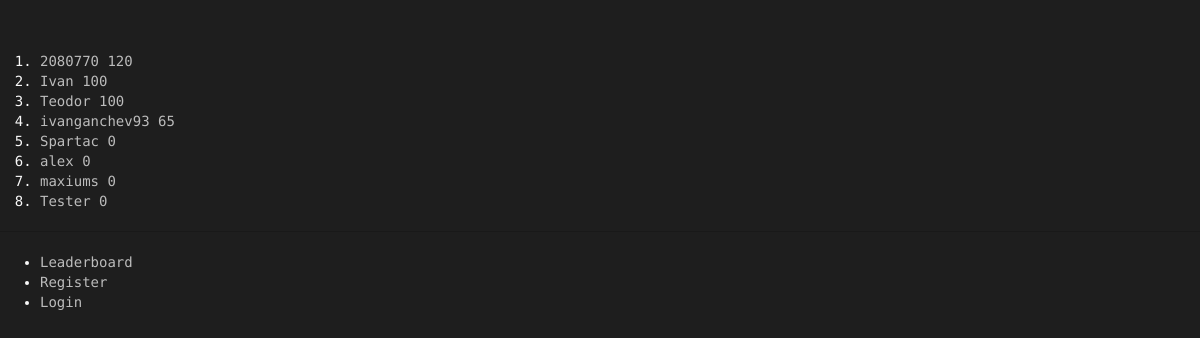
Page /Spartacus/leaderboard/ on the earlier database version.
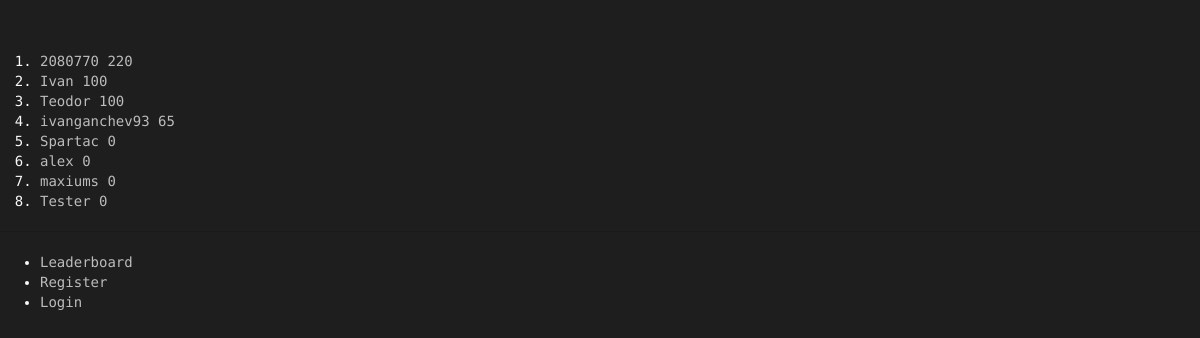
Same page on the later database version.
### Spartacus/models.py (models this page shows, shortened)
class Avatar(models.Model):
    user = models.OneToOneField(User)
    picture = models.ImageField(upload_to='profile_images', blank=True)
    cash = models.IntegerField(default = 1000)
    attack = models.IntegerField(default= 10)
    deffence = models.IntegerField(default= 10)
    strength = models.IntegerField(default= 10)
    agility = models.IntegerField(default= 10)
    intelligence = models.IntegerField(default = 10)
    victories = models.IntegerField(default = 0)
    points = models.IntegerField(default = 0) # for ranking...every time a gladiator fights get some amount of points

### Spartacus/views.py (the view)
def leaderboard(request):
    context_dict = {}
    try:
        avatars = Avatar.objects.order_by('-points')[:20]
        context_dict['avatars'] = avatars
    except:
        print "Query fail leaderboard"
    return render(request, 'Spartacus/leaderboard.html', context_dict)

### templates/Spartacus/leaderboard.html (shortened to what this page needs)
{% extends 'Spartacus/base.html' %}
{% load staticfiles %}
{% block body_block %}
    <ol>
        {% for avatar in avatars %}
            <li><a href="{% url 'avatar_view' avatar.user.username %}">{{ avatar.user.username}}   {{avatar.points}}</a></li>
        {% endfor %}
    </ol>
{% endblock %}

Differences in the rows shown:
changed Avatar (number 1 of 8 on the later page): points "120" → "220"
